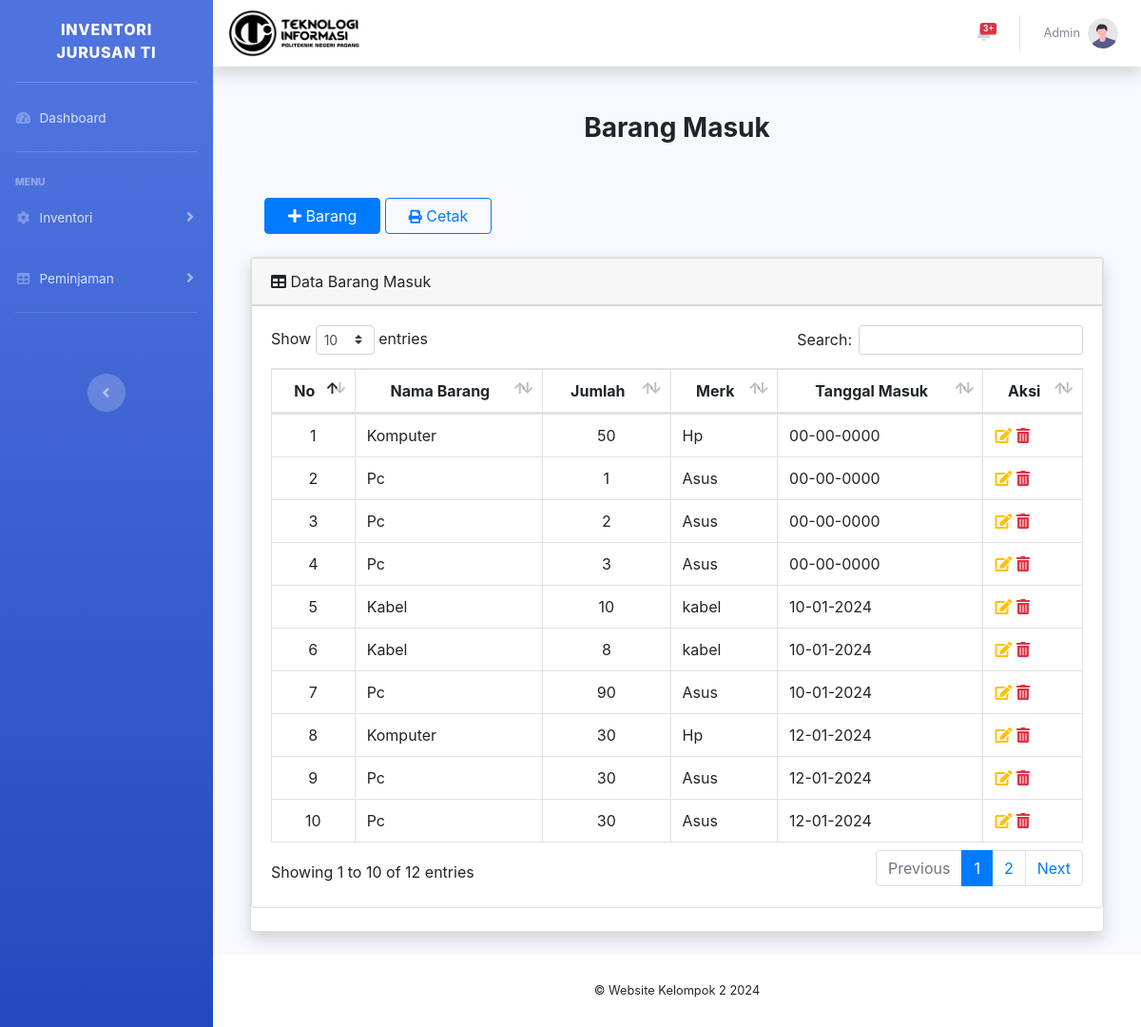
/masuk.php (signed in), run on the app's committed database.
### tables this page shows
CREATE TABLE `barang_masuk` (
  `id_masuk` int(11) NOT NULL,
  `id_barang` int(11) NOT NULL,
  `jumlah` int(11) NOT NULL,
  `tanggal_masuk` date NOT NULL
);

CREATE TABLE `barang` (
  `id_barang` int(11) NOT NULL,
  `kode_barang` varchar(11) NOT NULL,
  `nama_barang` varchar(25) NOT NULL,
  `merk` varchar(30) NOT NULL,
  `stock` int(11) NOT NULL,
  `satuan` varchar(30) NOT NULL,
  `kategori` varchar(25) NOT NULL,
  `status_data` varchar(30) NOT NULL DEFAULT 'Mutasi',
  `keterangan` varchar(64) NOT NULL
);

### masuk.php (the view, shortened to what this page needs)
<?php
require 'ceklogin.php';
include 'navbar.php';
    ?>
<!DOCTYPE html>
<html lang="en">
<head>
    <link href="vendor/fontawesome-free/css/all.min.css" rel="stylesheet" type="text/css">
    <link href="css/sb-admin-2.min.css" rel="stylesheet">
    <link href="vendor/datatables/dataTables.bootstrap4.min.css" rel="stylesheet">
    <link href="https://stackpath.bootstrapcdn.com/bootstrap/4.5.2/css/bootstrap.min.css" rel="stylesheet">
</head>
<body id="page-top">
    <div class="container-fluid">
        <div id="layoutSidenav_content">
            <main>
                <div class="container-fluid px-4">
                    <h3 class="mt-4 text-center font-weight-bold">Barang Masuk</h3>
                    <div class="col">
                        <?php
                        if ($_SESSION['level'] == 'admin') {
                            ?>
                            <button type="button" class="btn btn-primary mt-5 mb-4 px-4" data-toggle="modal"
                                data-target="#myModal"><i class="fas fa-plus"></i> Barang</button>
                            <?php
                        } ?>
                        <button href="#" class="btn btn-outline-primary mt-5 mb-4 px-4 " data-toggle="modal"
                            data-target="#cetak" style="margin-left 400px; margin-top 200px;"><i
                                class="fas fa-print fa-sm text-blue-50"></i> Cetak</button>
                    </div>
                    <div class="card shadow mb-4">
                        <div class="card mb-4">
                            <div class="card-header">
                                <i class="fas fa-table me-1"></i>
                                Data Barang Masuk
                            </div>
                            <div class="card-header py-0">
                            </div>
                            <div class="card-body">
                                <div class="table-responsive">
                                    <table class="table table-bordered data-table table table-hover" width="100%" cellspacing="0">
                                        <thead>
                                            <tr class="text-center">
                                                <th>No</th>
                                                <th>Nama Barang</th>
                                                <th>Jumlah</th>
                                                <th>Merk</th>
                                                <th>Tanggal Masuk</th>
                                                <th>Aksi</th>
                                            </tr>
                                        </thead>
                                        <tbody>
                                            <?php
                                            $get = mysqli_query($c, "SELECT *, DATE_FORMAT(m.tanggal_masuk, '%d-%m-%Y') AS tanggal_masuk FROM barang_masuk m, barang b WHERE m.id_barang = b.id_barang");
                                            $i = 1;
                                            while ($p = mysqli_fetch_array($get)) {
                                                $id_masuk = $p['id_masuk'];
                                                $nama_barang = $p['nama_barang'];
                                                $jumlah = $p['jumlah'];
                                                $tanggal_masuk = $p['tanggal_masuk'];
                                                $merk = $p['merk'];
                                                ?>
                                                <tr>
                                                    <td class="text-center">
                                                        <?= $i++; ?>
                                                    </td>
                                                    <td>
                                                        <?= $nama_barang; ?>
                                                    </td>
                                                    <td class="text-center">
                                                        <?= $jumlah; ?>
                                                    </td>
                                                    <td>
                                                        <?= $merk; ?>
                                                    </td>
                                                    <td>
                                                        <?= $tanggal_masuk; ?>
                                                    </td>
                                                    <td>
                                                        <a class="text text-warning" href="#edit<?= $id_masuk; ?>"
                                                            data-toggle="modal">
                                                            <i class="fas fa-edit"></i>
                                                        </a>
                                                        <a class="text text-danger" href="#delete<?= $id_masuk; ?>"
                                                            data-toggle="modal">
                                                            <i class="fas fa-trash-alt"></i>
                                                        </a>
                                                    </td>
                                                </tr>
                                                <?php
                                            }
                                            ?>
                                        </tbody>
                                    </table>
                                </div>
                            </div>
                        </div>
            </main>
        </div>
    </div>
    </div>
    <footer class="sticky-footer bg-white">
        <div class="container my-auto">
            <div class="copyright text-center my-auto">
                <span>© Website Kelompok 2 2024</span>
            </div>
        </div>
    </footer>
    </div>
    </div>
</body>
</html>

### data on the page
barang_masuk: id_barang.nama_barang "Komputer", jumlah "50", id_barang.merk "Hp", tanggal_masuk "00-00-0000"
barang_masuk: id_barang.nama_barang "Pc", jumlah "1", id_barang.merk "Asus", tanggal_masuk "00-00-0000"
barang_masuk: id_barang.nama_barang "Pc", jumlah "2", id_barang.merk "Asus", tanggal_masuk "00-00-0000"
barang_masuk: id_barang.nama_barang "Pc", jumlah "3", id_barang.merk "Asus", tanggal_masuk "00-00-0000"
barang_masuk: id_barang.nama_barang "Kabel", jumlah "10", id_barang.merk "kabel", tanggal_masuk "10-01-2024"
barang_masuk: id_barang.nama_barang "Kabel", jumlah "8", id_barang.merk "kabel", tanggal_masuk "10-01-2024"
barang_masuk: id_barang.nama_barang "Pc", jumlah "90", id_barang.merk "Asus", tanggal_masuk "10-01-2024"
barang_masuk: id_barang.nama_barang "Komputer", jumlah "30", id_barang.merk "Hp", tanggal_masuk "12-01-2024"
barang_masuk: id_barang.nama_barang "Pc", jumlah "30", id_barang.merk "Asus", tanggal_masuk "12-01-2024"
barang_masuk: id_barang.nama_barang "Pc", jumlah "30", id_barang.merk "Asus", tanggal_masuk "12-01-2024"

### other printed values
$_SESSION['nama'] "Admin"
